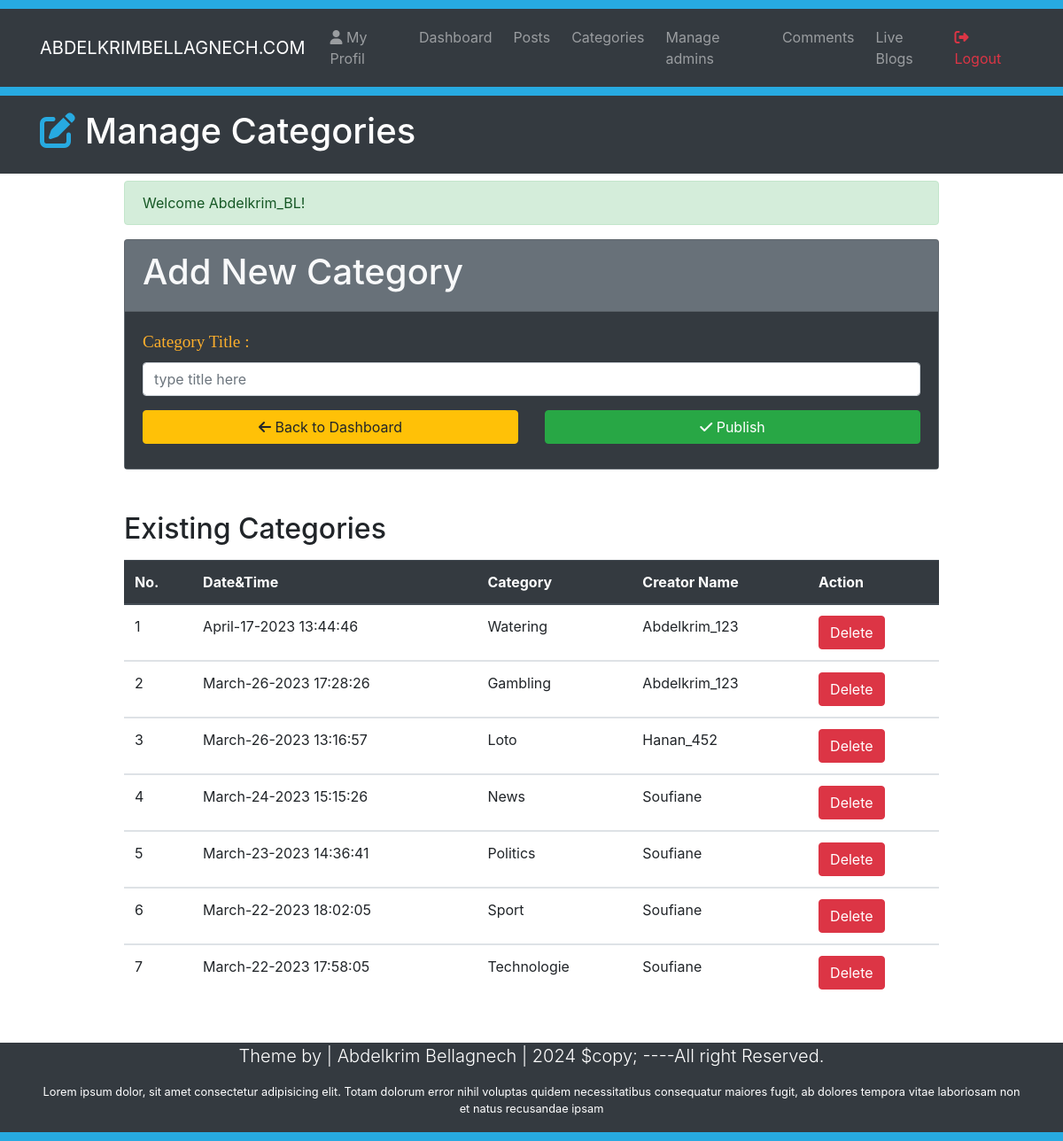
Screenshot of /Categories.php (signed in) with the database file from the repository.
### tables this page shows
CREATE TABLE `category` (
  `id` int(10) NOT NULL,
  `title` varchar(50) NOT NULL,
  `author` varchar(50) NOT NULL,
  `datetime` varchar(50) NOT NULL
);

### Categories.php (the view, shortened to what this page needs)
<?php
require_once("Includes/Sessions.php");
?>
<!DOCTYPE html>
<html lang="en">
<head>
  <link rel="stylesheet" href="https://cdn.jsdelivr.net/npm/bootstrap@4.2.1/dist/css/bootstrap.min.css"
 />
  <link rel="stylesheet" href="CSS/Styles.css" />
</head>
<body>
  <div style="height: 10px; background-color: #27aae1"></div>
  <nav class="navbar navbar-expand-lg navbar-dark bg-dark">
    <div class="container">
      <a href="#" class="navbar-brand"> ABDELKRIMBELLAGNECH.COM</a>
      <div class="collapse navbar-collapse" id="navbarcollapseCMS">
        <ul class="navbar-nav mr-auto">
          <li class="nav-item m-1">
            <a href="MyProfil.php" class="nav-link"><i class="fa-solid fa-user"></i> My Profil</a>
          </li>
          <li class="nav-item m-1">
            <a href="Dashboard.php" class="nav-link">Dashboard</a>
          </li>
          <li class="nav-item m-1">
            <a href="Posts.php" class="nav-link">Posts</a>
          </li>
          <li class="nav-item m-1">
            <a href="Categories.php" class="nav-link">Categories</a>
          </li>
          <li class="nav-item m-1">
            <a href="Admins.php" class="nav-link">Manage admins</a>
          </li>
          <li class="nav-item m-1">
            <a href="Comments.php" class="nav-link">Comments</a>
          </li>
          <li class="nav-item m-1">
            <a href="Blog.php?page=1" class="nav-link">Live Blogs</a>
          </li>
        </ul>
        <ul class="navbar-nav ml-auto">
          <li class="nav-item">
            <a href="Logout.php" class="nav-link text-danger"><i class="fa-solid fa-right-from-bracket"></i> Logout</a>
          </li>
        </ul>
      </div>
    </div>
  </nav>
  <div style="height: 10px; background-color: #27aae1"></div>
  <header class="bg-dark text-white py-3">
    <div class="container">
      <div class="row">
        <div class="col-md-12">
          <h1><i class="fas fa-edit" style="color: #27aae1;"></i> Manage Categories</h1>
        </div>
      </div>
    </div>
  </header>
  <section class="container py-2 mb-4">
    <div class="row">
      <div class="offset-lg-1 col-lg-10" style="min-height: 400px;">
        <?php
        echo SuccessMessage();
        ?>
        <form action="Categories.php" method="post" class="">
          <div class="card bg-secondary text-light mb-3">
            <div class="card-header">
              <h1>Add New Category</h1>
            </div>
            <div class="card-body bg-dark">
              <div class="form-group">
                <label for="title"><span class="FieldInfo">Category Title : </span></label>
                <input class="form-control" type="text" name="CategoryTitle" id="title" value=""
                  placeholder="type title here">
              </div>
              <div class="row">
                <div class="col-lg-6 mb-2">
                  <a href="Dashboard.php" class="btn btn-warning btn-block"><i class="fas fa-arrow-left"></i> Back to
                    Dashboard</a>
                </div>
                <div class="col-lg-6 mb-2">
                  <button type="submit" name="submit" class="btn btn-success btn-block">
                    <i class="fas fa-check"></i> Publish
                  </button>
                </div>
              </div>
            </div>
          </div>
        </form>
        <h2 class="mb-3 mt-5">Existing Categories</h2>
        <table class="table table-stripped table-hover">
          <thead class="thead-dark">
            <tr>
              <th>No. </th>
              <th>Date&Time</th>
              <th>Category</th>
              <th>Creator Name</th>
              <th>Action</th>
            </tr>
          </thead>
          <?php
          global $connectingDB;
          $sql = "SELECT * FROM category ORDER BY id desc";
          $Execute = $connectingDB->query($sql);
          $SrNo = 0;
          while ($DataRows = $Execute->fetch()) {
            $CategoryId = $DataRows['id'];
            $CategoryDate = $DataRows['datetime'];
            $CategoryName = $DataRows['title'];
            $CreatorName = $DataRows['author'];
            $SrNo++;
            ?>
            <tbody>
              <tr>
                <td>
                  <?php echo htmlentities($SrNo); ?>
                </td>
                <td>
                  <?php echo htmlentities($CategoryDate); ?>
                </td>
                <td>
                  <?php echo htmlentities($CategoryName); ?>
                </td>
                <td>
                  <?php echo htmlentities($CreatorName); ?>
                </td>
                <td><a class="btn btn-danger" href="DeleteCategory.php?id=<?php echo $CategoryId; ?>">Delete</a></td>
              </tr>
            </tbody>
          <?php } ?>
        </table>
      </div>
    </div>
  </section>
  <footer class="bg-dark text-white">
    <div class="container">
      <div class="row">
        <div class="col">
          <p class="lead text-center">
            Theme by | Abdelkrim Bellagnech | <span id="year"></span> $copy;
            ----All right Reserved.
          </p>
          <p class="text-center small">
              Lorem ipsum dolor, sit amet consectetur adipisicing elit. Totam
            dolorum error nihil voluptas quidem necessitatibus consequatur
            maiores fugit, ab dolores tempora vitae laboriosam non et natus
            recusandae ipsam
          </p>
        </div>
      </div>
    </div>
  </footer>
  <div style="height: 10px; background-color: #27aae1"></div>
</body>
</html>

### Includes/Sessions.php (shortened to what this page needs)
<?php
function SuccessMessage()
{
    if (isset($_SESSION['SuccessMessage'])) {
        $Output = "<div class=\"alert alert-success\">";
        $Output .= htmlentities($_SESSION["SuccessMessage"]);
        $Output .= "</div>";
        return $Output;
    }
}
?>

### CSS/Styles.css (style rules this page uses)
.FieldInfo { color: rgb(251, 174, 44) !important; font-family: Bitter, Georgia, "Times New Roman", Times, serif !important; font-size: 1.2em !important; }

### rows the page displays
category: datetime "April-17-2023 13:44:46", title "Watering", author "Abdelkrim_123"
category: datetime "March-26-2023 17:28:26", title "Gambling", author "Abdelkrim_123"
category: datetime "March-26-2023 13:16:57", title "Loto", author "Hanan_452"
category: datetime "March-24-2023 15:15:26", title "News", author "Soufiane"
category: datetime "March-23-2023 14:36:41", title "Politics", author "Soufiane"
category: datetime "March-22-2023 18:02:05", title "Sport", author "Soufiane"
category: datetime "March-22-2023 17:58:05", title "Technologie", author "Soufiane"

### other values shown
SuccessMessage() "Welcome Abdelkrim_BL!"
